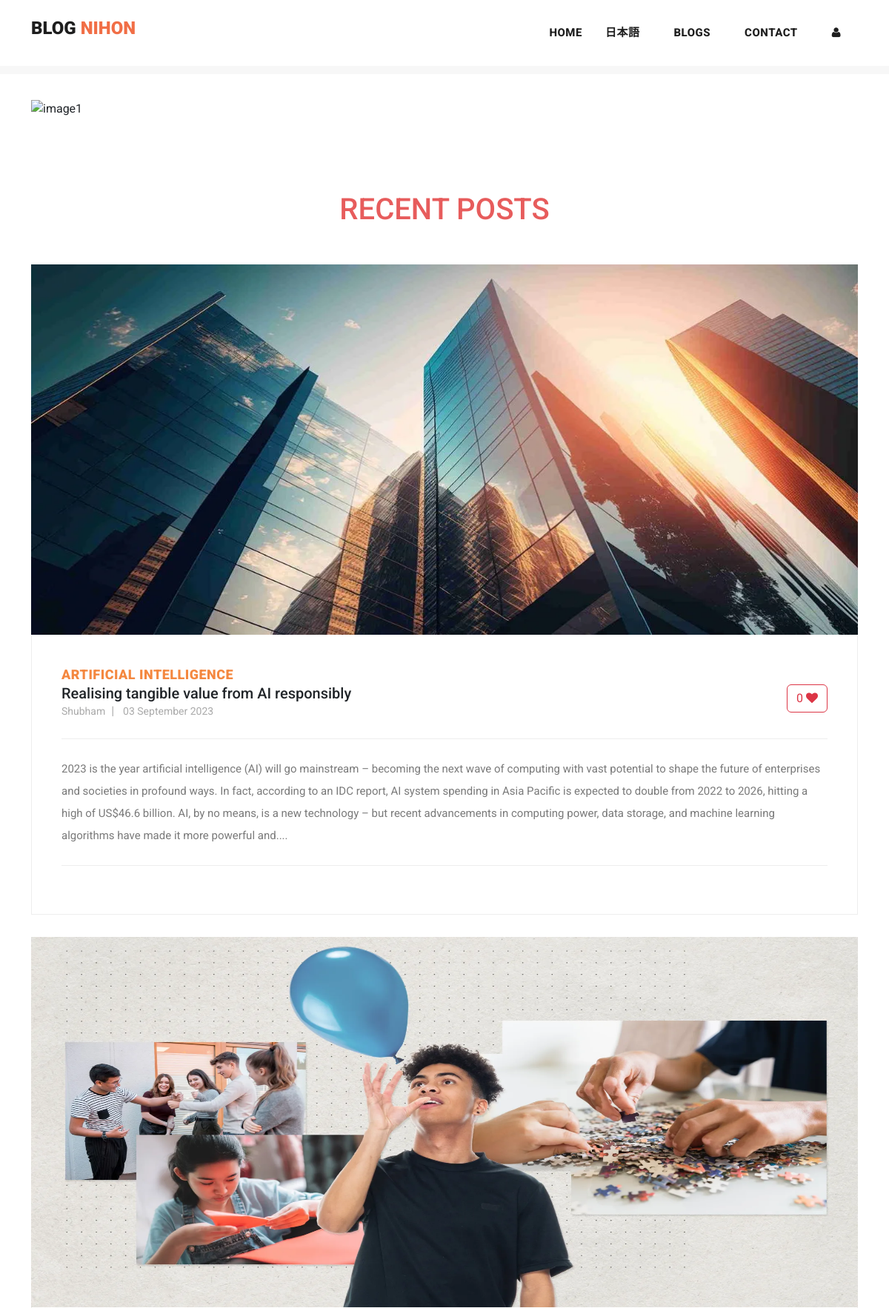
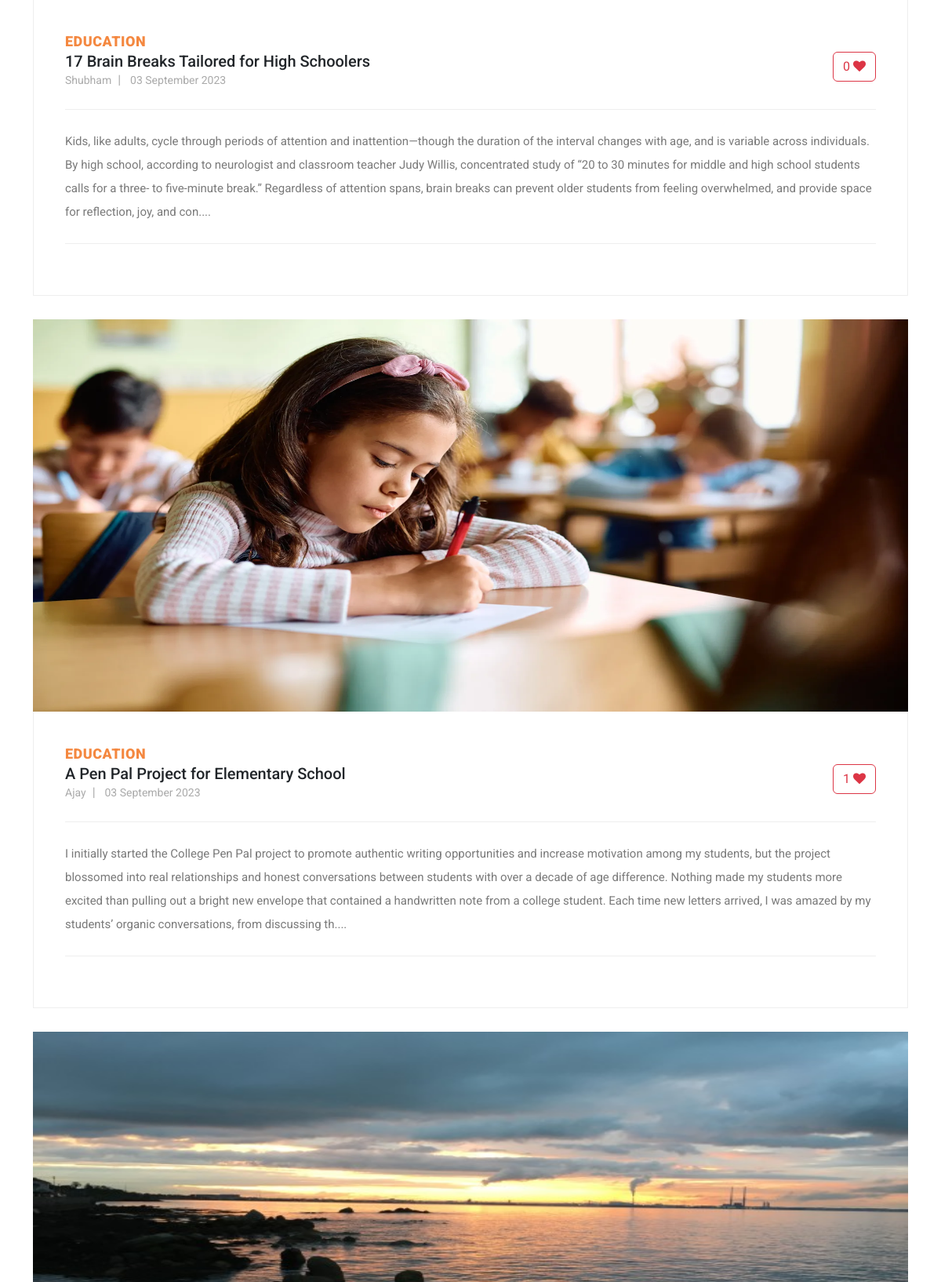
Page /blog (upper part) on the committed database (2 pictures, top to bottom).
### myapp/models.py (models this page shows, shortened)
class Post(models.Model):
    postname = models.CharField(max_length=600)
    category = models.CharField(max_length=600)
    image = models.ImageField(upload_to='images/posts',blank=True,null=True)
    content = models.CharField(max_length=100000)
    time = models.CharField(default=time,max_length=100, blank=True)
    likes = models.IntegerField(null=True,blank=True,default=0)
    user = models.ForeignKey(User,on_delete=models.CASCADE)

### myapp/views.py (the view)
# urls.py: path("blog",views.blog,name="blog"),
def blog(request):
    return render(request,"blog.html",{
            'posts':Post.objects.filter(user_id=request.user.id).order_by("id").reverse(),
            'top_posts':Post.objects.all().order_by("-likes"),
            'recent_posts':Post.objects.all().order_by("-id"),
            'user':request.user,
            'media_url':settings.MEDIA_URL
        })

### templates/blog.html (shortened to what this page needs)
{% load static %}
<!DOCTYPE html>
<html lang="en">
<head>
  <link href="{% static 'vendor/bootstrap/css/bootstrap.min.css' %}" rel="stylesheet">
  <link href="https://cdn.jsdelivr.net/npm/bootstrap@5.3.1/dist/css/bootstrap.min.css" rel="stylesheet"
>
  <link rel="stylesheet" href="{% static 'assets/css/fontawesome.css' %}">
  <link rel="stylesheet" href="{% static 'assets/css/templatemo-stand-blog.css' %}">
  <link rel="stylesheet" href="{% static 'assets/css/owl.css' %}">
  <link rel="stylesheet" href="{% static 'assets/css/styles.css' %}">
</head>
<body>
  {%include 'header.html'%}
  <div class="container mt-5 carousel">
    <div id="carouselExampleCaptions" class="carousel slide">
      <div class="carousel-indicators">
        <button type="button" data-bs-target="#carouselExampleCaptions" data-bs-slide-to="0" class="active"
          aria-current="true" aria-label="Slide 1"></button>
        <button type="button" data-bs-target="#carouselExampleCaptions" data-bs-slide-to="1"
          aria-label="Slide 2"></button>
        <button type="button" data-bs-target="#carouselExampleCaptions" data-bs-slide-to="2"
          aria-label="Slide 3"></button>
        <button type="button" data-bs-target="#carouselExampleCaptions" data-bs-slide-to="3"
          aria-label="Slide 4"></button>
      </div>
      <div class="carousel-inner">
        <div class="carousel-item active">
          <img src="{% static 'assets/images/img1.jpg' %}" alt="image1">
          <div class="carousel-caption d-none d-md-block">
          </div>
        </div>
      </div>
      <button class="carousel-control-prev" type="button" data-bs-target="#carouselExampleCaptions"
        data-bs-slide="prev">
        <span class="carousel-control-prev-icon" aria-hidden="true"></span>
      </button>
      <button class="carousel-control-next" type="button" data-bs-target="#carouselExampleCaptions"
        data-bs-slide="next">
        <span class="carousel-control-next-icon" aria-hidden="true"></span>
      </button>
    </div>
  </div>
  <section class="blog-posts">
    <div class="container">
      <h3 class="text-center" style="margin: 50px; font-size: 40px; color: rgb(231, 92, 92);">RECENT POSTS</h3>
      <div class="row">
        <div class="col-lg-12">
          <div class="all-blog-posts">
            <div class="row">
              {% for post in recent_posts %}
              <div class="col-lg-12">
                <div class="blog-post">
                  <div class="blog-thumb">
                    <img src="{{media_url}}{{post.image}}" alt="" style="height: 500px;">
                  </div>
                  <div class="down-content">
                    <span>{{post.category}}</span>
                    <form method="post" action="{% url 'increaselikes' post.id %}">
                      <button class="float-right btn btn-outline-danger" type="submit ">
                        {{post.likes}} <i class="fa fa-heart"></i></button>
                    </form>
                    <a href="{% url 'post' post.id %}" class="text-decoration-none text-dark">
                      <h5>{{post.postname}}</h5>
                    </a>
                    <ul class="post-info">
                      <li><a href="#">{{post.user}}</a></li>
                      <li><a href="#">{{post.time}}</a></li>
                    </ul>
                    <p style="max-width: 100%;">{{post.content|slice:"0:500"}}....</p>
                  </div>
                </div>
              </div>
              {% endfor %}
            </div>
          </div>
        </div>
      </div>
    </div>
  </section>
</body>
</html>

### static/assets/css/templatemo-stand-blog.css (style rules this page uses)
body { font-family: 'Roboto', sans-serif; overflow-x: hidden; text-rendering: optimizeLegibility; -webkit-font-smoothing: antialiased; -moz-osx-font-smoothing: grayscale; }
p { margin-bottom: 0px; font-size: 15px; font-weight: 400; color: #7a7a7a; line-height: 30px; }
a { text-decoration: none!important; }
ul { padding: 0; margin: 0; list-style: none; }
h1,h2,h3,h4,h5,h6 { margin: 0px; }
.blog-posts { margin-top: 100px; }
.blog-posts .blog-post { margin-bottom: 30px; }
.blog-posts .blog-thumb img { width: 100%; overflow: hidden; }
.blog-posts .down-content { padding: 40px; border-right: 1px solid #eee; border-left: 1px solid #eee; border-bottom: 1px solid #eee; }
.blog-posts .down-content span { font-size: 18px; text-transform: uppercase; letter-spacing: 0.5px; font-weight: 900; color: #f48840; }
.blog-posts .down-content ul.post-info li { display: inline-block; margin-right: 8px; }
.blog-posts .down-content ul.post-info li:after { content: '|'; color: #aaa; margin-left: 8px; }
.blog-posts .down-content ul.post-info li:last-child::after { display: none; }
.blog-posts .down-content ul.post-info li a { font-size: 14px; color: #aaa; font-weight: 400; transition: all .3s; }
.blog-posts .down-content p { padding: 25px 0px; margin: 25px 0px; border-top: 1px solid #eee; border-bottom: 1px solid #eee; }

### static/assets/css/styles.css (style rules this page uses)
.carousel img { width: 100%; height: 700px; }
.blog-posts .blog-post img, .blog-post img { height: 300px; }

### templates/footer.html (style rules this page uses)
li { text-decoration: none; text-align: left; }
li a { color: rgb(153, 147, 147); }

### rows in the picture
Post: image (picture), category "ARTIFICIAL INTELLIGENCE", likes "0", postname "Realising tangible value from AI responsibly", user "Shubham", time "03 September 2023", content "2023 is the year artificial intelligence (AI) will go mainstream – becoming the next wave of computing with vast potential to shape the future of enterprises and societies in profound ways. In fact, according to an IDC report, AI system spending in Asia Pacific is expected to double from 2022 to 2026, hitting a high of US$46.6 billion. AI, by no means, is a new technology – but recent advancements in computing power, data storage, and machine learning algorithms have made it more powerful and"
Post: image (picture), category "EDUCATION", likes "0", postname "17 Brain Breaks Tailored for High Schoolers", user "Shubham", time "03 September 2023", content "Kids, like adults, cycle through periods of attention and inattention—though the duration of the interval changes with age, and is variable across individuals. By high school, according to neurologist and classroom teacher Judy Willis, concentrated study of “20 to 30 minutes for middle and high school students calls for a three- to five-minute break.” Regardless of attention spans, brain breaks can prevent older students from feeling overwhelmed, and provide space for reflection, joy, and con"
Post: image (picture), category "EDUCATION", likes "1", postname "A Pen Pal Project for Elementary School", user "Ajay", time "03 September 2023", content "I initially started the College Pen Pal project to promote authentic writing opportunities and increase motivation among my students, but the project blossomed into real relationships and honest conversations between students with over a decade of age difference. Nothing made my students more excited than pulling out a bright new envelope that contained a handwritten note from a college student. Each time new letters arrived, I was amazed by my students’ organic conversations, from discussing th"
Post: image (picture)
